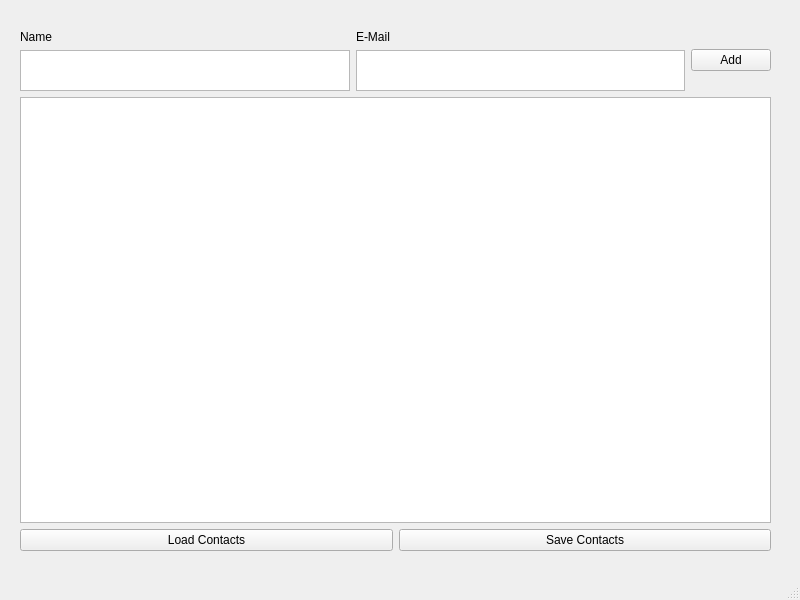
<?xml version="1.0" encoding="UTF-8"?>
<ui version="4.0">
 <class>MainWindow</class>
 <widget class="QMainWindow" name="MainWindow">
  <property name="geometry">
   <rect>
    <x>0</x>
    <y>0</y>
    <width>800</width>
    <height>600</height>
   </rect>
  </property>
  <property name="windowTitle">
   <string>MainWindow</string>
  </property>
  <widget class="QWidget" name="centralwidget">
   <widget class="QWidget" name="verticalLayoutWidget">
    <property name="geometry">
     <rect>
      <x>20</x>
      <y>30</y>
      <width>751</width>
      <height>521</height>
     </rect>
    </property>
    <layout class="QGridLayout" name="gridLayout">
     <item row="0" column="0">
      <layout class="QHBoxLayout" name="InputControls">
       <property name="sizeConstraint">
        <enum>QLayout::SetMinimumSize</enum>
       </property>
       <item>
        <layout class="QVBoxLayout" name="NameInputGroup">
         <property name="sizeConstraint">
          <enum>QLayout::SetMinimumSize</enum>
         </property>
         <item>
          <widget class="QLabel" name="NameInputLabel">
           <property name="sizePolicy">
            <sizepolicy hsizetype="Expanding" vsizetype="Minimum">
             <horstretch>0</horstretch>
             <verstretch>0</verstretch>
            </sizepolicy>
           </property>
           <property name="text">
            <string>Name</string>
           </property>
          </widget>
         </item>
         <item>
          <widget class="QTextEdit" name="NameInput">
           <property name="sizePolicy">
            <sizepolicy hsizetype="Expanding" vsizetype="Minimum">
             <horstretch>0</horstretch>
             <verstretch>0</verstretch>
            </sizepolicy>
           </property>
           <property name="minimumSize">
            <size>
             <width>0</width>
             <height>0</height>
            </size>
           </property>
           <property name="maximumSize">
            <size>
             <width>16777215</width>
             <height>41</height>
            </size>
           </property>
          </widget>
         </item>
        </layout>
       </item>
       <item>
        <layout class="QVBoxLayout" name="EmailInputGroup">
         <property name="sizeConstraint">
          <enum>QLayout::SetDefaultConstraint</enum>
         </property>
         <item>
          <widget class="QLabel" name="EmailInputLabel">
           <property name="sizePolicy">
            <sizepolicy hsizetype="Preferred" vsizetype="Minimum">
             <horstretch>0</horstretch>
             <verstretch>0</verstretch>
            </sizepolicy>
           </property>
           <property name="text">
            <string>E-Mail</string>
           </property>
          </widget>
         </item>
         <item>
          <widget class="QTextEdit" name="EmailInput">
           <property name="sizePolicy">
            <sizepolicy hsizetype="Expanding" vsizetype="Minimum">
             <horstretch>0</horstretch>
             <verstretch>0</verstretch>
            </sizepolicy>
           </property>
           <property name="maximumSize">
            <size>
             <width>16777215</width>
             <height>41</height>
            </size>
           </property>
          </widget>
         </item>
        </layout>
       </item>
       <item>
        <widget class="QPushButton" name="AddContactButton">
         <property name="text">
          <string>Add</string>
         </property>
        </widget>
       </item>
      </layout>
     </item>
     <item row="2" column="0">
      <widget class="QListWidget" name="ContactsList"/>
     </item>
     <item row="3" column="0">
      <layout class="QHBoxLayout" name="horizontalLayout_2">
       <item>
        <widget class="QPushButton" name="LoadContactsButton">
         <property name="text">
          <string>Load Contacts</string>
         </property>
        </widget>
       </item>
       <item>
        <widget class="QPushButton" name="SaveContactButton">
         <property name="text">
          <string>Save Contacts</string>
         </property>
        </widget>
       </item>
      </layout>
     </item>
    </layout>
   </widget>
  </widget>
  <widget class="QStatusBar" name="statusbar"/>
 </widget>
 <resources/>
 <connections/>
</ui>
